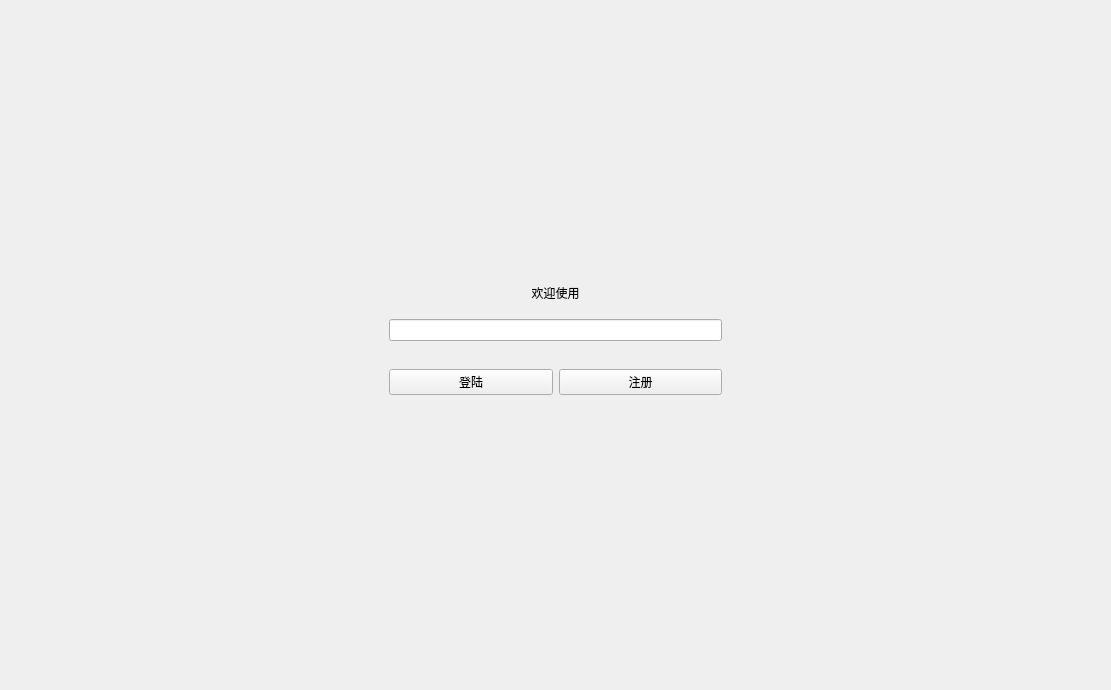
<?xml version="1.0" encoding="UTF-8"?>
<ui version="4.0">
 <class>Widget</class>
 <widget class="QWidget" name="Widget">
  <property name="enabled">
   <bool>true</bool>
  </property>
  <property name="geometry">
   <rect>
    <x>0</x>
    <y>0</y>
    <width>1097</width>
    <height>686</height>
   </rect>
  </property>
  <property name="windowTitle">
   <string>Touring Simulator</string>
  </property>
  <property name="whatsThis">
   <string>A Touring Simulation</string>
  </property>
  <layout class="QVBoxLayout" name="verticalLayout_2">
   <item>
    <widget class="QStackedWidget" name="stackedWidget">
     <property name="autoFillBackground">
      <bool>false</bool>
     </property>
     <widget class="QWidget" name="LoginPage">
      <property name="autoFillBackground">
       <bool>true</bool>
      </property>
      <layout class="QGridLayout" name="gridLayout_2">
       <item row="2" column="3">
        <widget class="QWidget" name="widget" native="true">
         <layout class="QHBoxLayout" name="horizontalLayout">
          <item>
           <widget class="QLineEdit" name="lineEdit">
            <property name="autoFillBackground">
             <bool>false</bool>
            </property>
            <property name="maxLength">
             <number>256</number>
            </property>
            <property name="clearButtonEnabled">
             <bool>false</bool>
            </property>
           </widget>
          </item>
         </layout>
        </widget>
       </item>
       <item row="3" column="3">
        <widget class="QWidget" name="widget_2" native="true">
         <layout class="QHBoxLayout" name="horizontalLayout_2">
          <item>
           <widget class="QPushButton" name="LogInButton">
            <property name="text">
             <string>登陆</string>
            </property>
           </widget>
          </item>
          <item>
           <widget class="QPushButton" name="SignUpButton">
            <property name="text">
             <string>注册</string>
            </property>
           </widget>
          </item>
         </layout>
        </widget>
       </item>
       <item row="2" column="0">
        <spacer name="horizontalSpacer">
         <property name="orientation">
          <enum>Qt::Horizontal</enum>
         </property>
         <property name="sizeHint" stdset="0">
          <size>
           <width>328</width>
           <height>20</height>
          </size>
         </property>
        </spacer>
       </item>
       <item row="2" column="4">
        <spacer name="horizontalSpacer_2">
         <property name="orientation">
          <enum>Qt::Horizontal</enum>
         </property>
         <property name="sizeHint" stdset="0">
          <size>
           <width>328</width>
           <height>20</height>
          </size>
         </property>
        </spacer>
       </item>
       <item row="3" column="0">
        <spacer name="horizontalSpacer_3">
         <property name="orientation">
          <enum>Qt::Horizontal</enum>
         </property>
         <property name="sizeHint" stdset="0">
          <size>
           <width>328</width>
           <height>20</height>
          </size>
         </property>
        </spacer>
       </item>
       <item row="3" column="4">
        <spacer name="horizontalSpacer_4">
         <property name="orientation">
          <enum>Qt::Horizontal</enum>
         </property>
         <property name="sizeHint" stdset="0">
          <size>
           <width>328</width>
           <height>20</height>
          </size>
         </property>
        </spacer>
       </item>
       <item row="4" column="3">
        <spacer name="verticalSpacer_2">
         <property name="orientation">
          <enum>Qt::Vertical</enum>
         </property>
         <property name="sizeHint" stdset="0">
          <size>
           <width>20</width>
           <height>236</height>
          </size>
         </property>
        </spacer>
       </item>
       <item row="0" column="3">
        <spacer name="verticalSpacer">
         <property name="orientation">
          <enum>Qt::Vertical</enum>
         </property>
         <property name="sizeHint" stdset="0">
          <size>
           <width>20</width>
           <height>237</height>
          </size>
         </property>
        </spacer>
       </item>
       <item row="1" column="3">
        <widget class="QLabel" name="welcom_label">
         <property name="text">
          <string>欢迎使用</string>
         </property>
         <property name="alignment">
          <set>Qt::AlignCenter</set>
         </property>
        </widget>
       </item>
      </layout>
     </widget>
     <widget class="QWidget" name="MainPage">
      <layout class="QGridLayout" name="gridLayout_3">
       <item row="0" column="1">
        <widget class="QPushButton" name="OrderPageButton">
         <property name="text">
          <string>预定行程</string>
         </property>
        </widget>
       </item>
       <item row="0" column="0">
        <spacer name="horizontalSpacer_5">
         <property name="orientation">
          <enum>Qt::Horizontal</enum>
         </property>
         <property name="sizeHint" stdset="0">
          <size>
           <width>40</width>
           <height>20</height>
          </size>
         </property>
        </spacer>
       </item>
       <item row="2" column="1">
        <widget class="QPushButton" name="QueryPathPageButton">
         <property name="text">
          <string>路线查询</string>
         </property>
        </widget>
       </item>
       <item row="1" column="1">
        <widget class="QPushButton" name="StatePageButton">
         <property name="text">
          <string>状态查询</string>
         </property>
        </widget>
       </item>
       <item row="3" column="1">
        <widget class="QPushButton" name="SimulationPageButton">
         <property name="text">
          <string>模拟旅行</string>
         </property>
        </widget>
       </item>
       <item row="1" column="0">
        <spacer name="horizontalSpacer_6">
         <property name="orientation">
          <enum>Qt::Horizontal</enum>
         </property>
         <property name="sizeHint" stdset="0">
          <size>
           <width>40</width>
           <height>20</height>
          </size>
         </property>
        </spacer>
       </item>
       <item row="2" column="0">
        <spacer name="horizontalSpacer_9">
         <property name="orientation">
          <enum>Qt::Horizontal</enum>
         </property>
         <property name="sizeHint" stdset="0">
          <size>
           <width>40</width>
           <height>20</height>
          </size>
         </property>
        </spacer>
       </item>
       <item row="0" column="2">
        <spacer name="horizontalSpacer_7">
         <property name="orientation">
          <enum>Qt::Horizontal</enum>
         </property>
         <property name="sizeHint" stdset="0">
          <size>
           <width>40</width>
           <height>20</height>
          </size>
         </property>
        </spacer>
       </item>
       <item row="2" column="2">
        <spacer name="horizontalSpacer_10">
         <property name="orientation">
          <enum>Qt::Horizontal</enum>
         </property>
         <property name="sizeHint" stdset="0">
          <size>
           <width>40</width>
           <height>20</height>
          </size>
         </property>
        </spacer>
       </item>
       <item row="3" column="2">
        <spacer name="horizontalSpacer_12">
         <property name="orientation">
          <enum>Qt::Horizontal</enum>
         </property>
         <property name="sizeHint" stdset="0">
          <size>
           <width>40</width>
           <height>20</height>
          </size>
         </property>
        </spacer>
       </item>
       <item row="1" column="2">
        <spacer name="horizontalSpacer_8">
         <property name="orientation">
          <enum>Qt::Horizontal</enum>
         </property>
         <property name="sizeHint" stdset="0">
          <size>
           <width>40</width>
           <height>20</height>
          </size>
         </property>
        </spacer>
       </item>
       <item row="3" column="0">
        <spacer name="horizontalSpacer_11">
         <property name="orientation">
          <enum>Qt::Horizontal</enum>
         </property>
         <property name="sizeHint" stdset="0">
          <size>
           <width>40</width>
           <height>20</height>
          </size>
         </property>
        </spacer>
       </item>
       <item row="4" column="1">
        <widget class="QPushButton" name="ExitButton">
         <property name="text">
          <string>退出程序</string>
         </property>
        </widget>
       </item>
      </layout>
     </widget>
     <widget class="QWidget" name="StatePage">
      <layout class="QGridLayout" name="gridLayout_5">
       <item row="4" column="0">
        <widget class="QTableWidget" name="stateTableWidget">
         <property name="sortingEnabled">
          <bool>true</bool>
         </property>
         <attribute name="verticalHeaderVisible">
          <bool>false</bool>
         </attribute>
         <column>
          <property name="text">
           <string>序号</string>
          </property>
         </column>
         <column>
          <property name="text">
           <string>始发地</string>
          </property>
         </column>
         <column>
          <property name="text">
           <string>目的地</string>
          </property>
         </column>
         <column>
          <property name="text">
           <string>方式</string>
          </property>
         </column>
         <column>
          <property name="text">
           <string>出发时间</string>
          </property>
         </column>
         <column>
          <property name="text">
           <string>结束时间</string>
          </property>
         </column>
         <column>
          <property name="text">
           <string>价格</string>
          </property>
         </column>
        </widget>
       </item>
       <item row="3" column="0">
        <layout class="QHBoxLayout" name="horizontalLayout_7" stretch="1,10">
         <item>
          <widget class="QLabel" name="state_pass_label">
           <property name="text">
            <string>途径城市:</string>
           </property>
          </widget>
         </item>
         <item>
          <widget class="QLabel" name="state_pass_content">
           <property name="text">
            <string>TextLabel</string>
           </property>
          </widget>
         </item>
        </layout>
       </item>
       <item row="1" column="0">
        <layout class="QHBoxLayout" name="horizontalLayout_5" stretch="1,10">
         <item>
          <widget class="QLabel" name="state_start_city_label">
           <property name="text">
            <string>始发地:</string>
           </property>
          </widget>
         </item>
         <item>
          <widget class="QLabel" name="state_start_city_content">
           <property name="text">
            <string>TextLabel</string>
           </property>
          </widget>
         </item>
        </layout>
       </item>
       <item row="5" column="0">
        <layout class="QHBoxLayout" name="horizontalLayout_8" stretch="1,10">
         <item>
          <widget class="QLabel" name="state_price_label">
           <property name="text">
            <string>总价格:</string>
           </property>
          </widget>
         </item>
         <item>
          <widget class="QLabel" name="state_price_content">
           <property name="text">
            <string>TextLabel</string>
           </property>
          </widget>
         </item>
        </layout>
       </item>
       <item row="6" column="0">
        <layout class="QHBoxLayout" name="horizontalLayout_9" stretch="1,10">
         <property name="leftMargin">
          <number>0</number>
         </property>
         <item>
          <widget class="QLabel" name="state_time_label">
           <property name="text">
            <string>总时间:</string>
           </property>
          </widget>
         </item>
         <item>
          <widget class="QLabel" name="state_time_content">
           <property name="text">
            <string>TextLabel</string>
           </property>
          </widget>
         </item>
        </layout>
       </item>
       <item row="0" column="0">
        <layout class="QHBoxLayout" name="horizontalLayout_3" stretch="1,10">
         <item>
          <widget class="QLabel" name="state_user_name_label">
           <property name="text">
            <string>用户名</string>
           </property>
          </widget>
         </item>
         <item>
          <widget class="QLabel" name="state_user_name_content">
           <property name="text">
            <string>TextLabel</string>
           </property>
          </widget>
         </item>
        </layout>
       </item>
       <item row="2" column="0">
        <layout class="QHBoxLayout" name="horizontalLayout_6" stretch="1,10,1,10">
         <item>
          <widget class="QLabel" name="state_target_city_label">
           <property name="text">
            <string>目的地:</string>
           </property>
          </widget>
         </item>
         <item>
          <widget class="QLabel" name="state_target_city_content">
           <property name="text">
            <string>TextLabel</string>
           </property>
          </widget>
         </item>
         <item>
          <widget class="QLabel" name="state_position_label">
           <property name="text">
            <string>当前城市:</string>
           </property>
          </widget>
         </item>
         <item>
          <widget class="QLabel" name="state_position_content">
           <property name="text">
            <string>TextLabel</string>
           </property>
          </widget>
         </item>
        </layout>
       </item>
       <item row="6" column="2">
        <widget class="QPushButton" name="StatePageToMenuButton">
         <property name="minimumSize">
          <size>
           <width>75</width>
           <height>23</height>
          </size>
         </property>
         <property name="maximumSize">
          <size>
           <width>75</width>
           <height>23</height>
          </size>
         </property>
         <property name="text">
          <string>返回主菜单</string>
         </property>
        </widget>
       </item>
      </layout>
     </widget>
     <widget class="QWidget" name="QueryPage">
      <layout class="QGridLayout" name="gridLayout_4" columnstretch="0,0">
       <property name="leftMargin">
        <number>0</number>
       </property>
       <property name="topMargin">
        <number>0</number>
       </property>
       <property name="rightMargin">
        <number>0</number>
       </property>
       <property name="bottomMargin">
        <number>0</number>
       </property>
       <property name="spacing">
        <number>5</number>
       </property>
       <item row="0" column="0">
        <layout class="QVBoxLayout" name="verticalLayout" stretch="1,10">
         <property name="spacing">
          <number>20</number>
         </property>
         <item>
          <layout class="QHBoxLayout" name="horizontalLayout_4" stretch="5,5,1">
           <property name="spacing">
            <number>50</number>
           </property>
           <item>
            <layout class="QHBoxLayout" name="horizontalOriginLayout" stretch="1,5">
             <property name="rightMargin">
              <number>0</number>
             </property>
             <item>
              <widget class="QLabel" name="origin_label">
               <property name="text">
                <string>始发地</string>
               </property>
              </widget>
             </item>
             <item>
              <widget class="QComboBox" name="origin_comboBox">
               <item>
                <property name="text">
                 <string>济南</string>
                </property>
               </item>
               <item>
                <property name="text">
                 <string>石家庄</string>
                </property>
               </item>
               <item>
                <property name="text">
                 <string>长春</string>
                </property>
               </item>
               <item>
                <property name="text">
                 <string>哈尔滨</string>
                </property>
               </item>
               <item>
                <property name="text">
                 <string>沈阳</string>
                </property>
               </item>
               <item>
                <property name="text">
                 <string>呼和浩特</string>
                </property>
               </item>
               <item>
                <property name="text">
                 <string>乌鲁木齐</string>
                </property>
               </item>
               <item>
                <property name="text">
                 <string>兰州</string>
                </property>
               </item>
               <item>
                <property name="text">
                 <string>银川</string>
                </property>
               </item>
               <item>
                <property name="text">
                 <string>太原</string>
                </property>
               </item>
               <item>
                <property name="text">
                 <string>西安</string>
                </property>
               </item>
               <item>
                <property name="text">
                 <string>郑州</string>
                </property>
               </item>
               <item>
                <property name="text">
                 <string>合肥</string>
                </property>
               </item>
               <item>
                <property name="text">
                 <string>南京</string>
                </property>
               </item>
               <item>
                <property name="text">
                 <string>杭州</string>
                </property>
               </item>
               <item>
                <property name="text">
                 <string>福州</string>
                </property>
               </item>
               <item>
                <property name="text">
                 <string>广州</string>
                </property>
               </item>
               <item>
                <property name="text">
                 <string>南昌</string>
                </property>
               </item>
               <item>
                <property name="text">
                 <string>海口</string>
                </property>
               </item>
               <item>
                <property name="text">
                 <string>南宁</string>
                </property>
               </item>
               <item>
                <property name="text">
                 <string>贵阳</string>
                </property>
               </item>
               <item>
                <property name="text">
                 <string>长沙</string>
                </property>
               </item>
               <item>
                <property name="text">
                 <string>武汉</string>
                </property>
               </item>
               <item>
                <property name="text">
                 <string>成都</string>
                </property>
               </item>
               <item>
                <property name="text">
                 <string>昆明</string>
                </property>
               </item>
               <item>
                <property name="text">
                 <string>西宁</string>
                </property>
               </item>
               <item>
                <property name="text">
                 <string>天津</string>
                </property>
               </item>
               <item>
                <property name="text">
                 <string>上海</string>
                </property>
               </item>
               <item>
                <property name="text">
                 <string>重庆</string>
                </property>
               </item>
               <item>
                <property name="text">
                 <string>北京</string>
                </property>
               </item>
               <item>
                <property name="text">
                 <string>拉萨</string>
                </property>
               </item>
              </widget>
             </item>
            </layout>
           </item>
           <item>
            <layout class="QHBoxLayout" name="horizontalTargetLayout" stretch="1,5">
             <item>
              <widget class="QLabel" name="target_label">
               <property name="text">
                <string>目的地</string>
               </property>
              </widget>
             </item>
             <item>
              <widget class="QComboBox" name="target_comboBox">
               <item>
                <property name="text">
                 <string>济南</string>
                </property>
               </item>
               <item>
                <property name="text">
                 <string>石家庄</string>
                </property>
               </item>
               <item>
                <property name="text">
                 <string>长春</string>
                </property>
               </item>
               <item>
                <property name="text">
                 <string>哈尔滨</string>
                </property>
               </item>
               <item>
                <property name="text">
                 <string>沈阳</string>
                </property>
               </item>
               <item>
                <property name="text">
                 <string>呼和浩特</string>
                </property>
               </item>
               <item>
                <property name="text">
                 <string>乌鲁木齐</string>
                </property>
               </item>
               <item>
                <property name="text">
                 <string>兰州</string>
                </property>
               </item>
               <item>
                <property name="text">
                 <string>银川</string>
                </property>
               </item>
               <item>
                <property name="text">
                 <string>太原</string>
                </property>
               </item>
               <item>
                <property name="text">
                 <string>西安</string>
                </property>
               </item>
               <item>
                <property name="text">
                 <string>郑州</string>
                </property>
               </item>
               <item>
                <property name="text">
                 <string>合肥</string>
                </property>
               </item>
               <item>
                <property name="text">
                 <string>南京</string>
                </property>
               </item>
               <item>
                <property name="text">
                 <string>杭州</string>
                </property>
               </item>
               <item>
                <property name="text">
                 <string>福州</string>
                </property>
               </item>
               <item>
                <property name="text">
                 <string>广州</string>
                </property>
               </item>
               <item>
                <property name="text">
                 <string>南昌</string>
                </property>
               </item>
               <item>
                <property name="text">
                 <string>海口</string>
                </property>
               </item>
               <item>
                <property name="text">
                 <string>南宁</string>
                </property>
               </item>
               <item>
                <property name="text">
                 <string>贵阳</string>
                </property>
               </item>
               <item>
                <property name="text">
                 <string>长沙</string>
                </property>
               </item>
               <item>
                <property name="text">
                 <string>武汉</string>
                </property>
               </item>
               <item>
                <property name="text">
                 <string>成都</string>
                </property>
               </item>
               <item>
                <property name="text">
                 <string>昆明</string>
                </property>
               </item>
               <item>
                <property name="text">
                 <string>西宁</string>
                </property>
               </item>
               <item>
                <property name="text">
                 <string>天津</string>
                </property>
               </item>
               <item>
                <property name="text">
                 <string>上海</string>
                </property>
               </item>
               <item>
                <property name="text">
                 <string>重庆</string>
                </property>
               </item>
               <item>
                <property name="text">
                 <string>北京</string>
                </property>
               </item>
               <item>
                <property name="text">
                 <string>拉萨</string>
                </property>
               </item>
              </widget>
             </item>
            </layout>
           </item>
           <item>
            <widget class="QPushButton" name="QueryPathButton">
             <property name="text">
              <string>查询</string>
             </property>
            </widget>
           </item>
          </layout>
         </item>
         <item>
          <widget class="QTableWidget" name="Path_tableWidget">
           <property name="sortingEnabled">
            <bool>true</bool>
           </property>
           <attribute name="horizontalHeaderMinimumSectionSize">
            <number>27</number>
           </attribute>
           <attribute name="verticalHeaderVisible">
            <bool>false</bool>
           </attribute>
           <column>
            <property name="text">
             <string>序号</string>
            </property>
           </column>
           <column>
            <property name="text">
             <string>始发地</string>
            </property>
           </column>
           <column>
            <property name="text">
             <string>目的地</string>
            </property>
           </column>
           <column>
            <property name="text">
             <string>交通方式</string>
            </property>
           </column>
           <column>
            <property name="text">
             <string>出发时间</string>
            </property>
           </column>
           <column>
            <property name="text">
             <string>到达时间</string>
            </property>
           </column>
           <column>
            <property name="text">
             <string>价格</string>
            </property>
           </column>
          </widget>
         </item>
        </layout>
       </item>
       <item row="1" column="1">
        <widget class="QPushButton" name="QueryPageToMenuButton">
         <property name="minimumSize">
          <size>
           <width>75</width>
           <height>23</height>
          </size>
         </property>
         <property name="maximumSize">
          <size>
           <width>75</width>
           <height>23</height>
          </size>
         </property>
         <property name="text">
          <string>返回主菜单</string>
         </property>
        </widget>
       </item>
      </layout>
     </widget>
     <widget class="QWidget" name="OrderPage">
      <layout class="QGridLayout" name="gridLayout_7" columnstretch="9,1">
       <property name="topMargin">
        <number>9</number>
       </property>
       <property name="rightMargin">
        <number>9</number>
       </property>
       <property name="bottomMargin">
        <number>9</number>
       </property>
       <property name="spacing">
        <number>9</number>
       </property>
       <item row="2" column="1">
        <widget class="QWidget" name="limit_time_widget" native="true">
         <layout class="QGridLayout" name="gridLayout">
          <item row="0" column="0" colspan="2">
           <widget class="QLabel" name="limit_time_label">
            <property name="text">
             <string>限制时间:</string>
            </property>
           </widget>
          </item>
          <item row="1" column="0">
           <widget class="QLabel" name="day_label">
            <property name="text">
             <string>天:</string>
            </property>
           </widget>
          </item>
          <item row="1" column="1">
           <widget class="QSpinBox" name="limit_day_spinbox">
            <property name="minimum">
             <number>1</number>
            </property>
           </widget>
          </item>
          <item row="2" column="0">
           <widget class="QLabel" name="hour_label">
            <property name="text">
             <string>点:</string>
            </property>
           </widget>
          </item>
          <item row="2" column="1">
           <widget class="QComboBox" name="limit_hour_comboBox">
            <item>
             <property name="text">
              <string>0</string>
             </property>
            </item>
            <item>
             <property name="text">
              <string>1</string>
             </property>
            </item>
            <item>
             <property name="text">
              <string>2</string>
             </property>
            </item>
            <item>
             <property name="text">
              <string>3</string>
             </property>
            </item>
            <item>
             <property name="text">
              <string>4</string>
             </property>
            </item>
            <item>
             <property name="text">
              <string>5</string>
             </property>
            </item>
            <item>
             <property name="text">
              <string>6</string>
             </property>
            </item>
            <item>
             <property name="text">
              <string>7</string>
             </property>
            </item>
            <item>
             <property name="text">
              <string>8</string>
             </property>
            </item>
            <item>
             <property name="text">
              <string>9</string>
             </property>
            </item>
            <item>
             <property name="text">
              <string>10</string>
             </property>
            </item>
            <item>
             <property name="text">
              <string>11</string>
             </property>
            </item>
            <item>
             <property name="text">
              <string>12</string>
             </property>
            </item>
            <item>
             <property name="text">
              <string>13</string>
             </property>
            </item>
            <item>
             <property name="text">
              <string>14</string>
             </property>
            </item>
            <item>
             <property name="text">
              <string>15</string>
             </property>
            </item>
            <item>
             <property name="text">
              <string>16</string>
             </property>
            </item>
            <item>
             <property name="text">
              <string>17</string>
             </property>
            </item>
            <item>
             <property name="text">
              <string>18</string>
             </property>
            </item>
            <item>
             <property name="text">
              <string>19</string>
             </property>
            </item>
            <item>
             <property name="text">
              <string>20</string>
             </property>
            </item>
            <item>
             <property name="text">
              <string>21</string>
             </property>
            </item>
            <item>
             <property name="text">
              <string>22</string>
             </property>
            </item>
            <item>
             <property name="text">
              <string>23</string>
             </property>
            </item>
           </widget>
          </item>
         </layout>
        </widget>
       </item>
       <item row="3" column="1">
        <widget class="QPushButton" name="OrderPathButton">
         <property name="text">
          <string>开始</string>
         </property>
        </widget>
       </item>
       <item row="4" column="1">
        <spacer name="verticalSpacer_3">
         <property name="orientation">
          <enum>Qt::Vertical</enum>
         </property>
         <property name="sizeHint" stdset="0">
          <size>
           <width>20</width>
           <height>333</height>
          </size>
         </property>
        </spacer>
       </item>
       <item row="1" column="1">
        <widget class="QWidget" name="init_time_widget" native="true">
         <layout class="QGridLayout" name="gridLayout_6">
          <item row="0" column="0">
           <widget class="QLabel" name="init_time_label">
            <property name="text">
             <string>起始时间:</string>
            </property>
           </widget>
          </item>
          <item row="1" column="0">
           <widget class="QLabel" name="hour_label_2">
            <property name="text">
             <string>点:</string>
            </property>
           </widget>
          </item>
          <item row="1" column="1">
           <widget class="QComboBox" name="init_time_comboBox">
            <item>
             <property name="text">
              <string>0</string>
             </property>
            </item>
            <item>
             <property name="text">
              <string>1</string>
             </property>
            </item>
            <item>
             <property name="text">
              <string>2</string>
             </property>
            </item>
            <item>
             <property name="text">
              <string>3</string>
             </property>
            </item>
            <item>
             <property name="text">
              <string>4</string>
             </property>
            </item>
            <item>
             <property name="text">
              <string>5</string>
             </property>
            </item>
            <item>
             <property name="text">
              <string>6</string>
             </property>
            </item>
            <item>
             <property name="text">
              <string>7</string>
             </property>
            </item>
            <item>
             <property name="text">
              <string>8</string>
             </property>
            </item>
            <item>
             <property name="text">
              <string>9</string>
             </property>
            </item>
            <item>
             <property name="text">
              <string>10</string>
             </property>
            </item>
            <item>
             <property name="text">
              <string>11</string>
             </property>
            </item>
            <item>
             <property name="text">
              <string>12</string>
             </property>
            </item>
            <item>
             <property name="text">
              <string>13</string>
             </property>
            </item>
            <item>
             <property name="text">
              <string>14</string>
             </property>
            </item>
            <item>
             <property name="text">
              <string>15</string>
             </property>
            </item>
            <item>
             <property name="text">
              <string>16</string>
             </property>
            </item>
            <item>
             <property name="text">
              <string>17</string>
             </property>
            </item>
            <item>
             <property name="text">
              <string>18</string>
             </property>
            </item>
            <item>
             <property name="text">
              <string>19</string>
             </property>
            </item>
            <item>
             <property name="text">
              <string>20</string>
             </property>
            </item>
            <item>
             <property name="text">
              <string>21</string>
             </property>
            </item>
            <item>
             <property name="text">
              <string>22</string>
             </property>
            </item>
            <item>
             <property name="text">
              <string>23</string>
             </property>
            </item>
           </widget>
          </item>
         </layout>
        </widget>
       </item>
       <item row="0" column="0" rowspan="6">
        <widget class="MyLabel" name="MapLabel">
         <property name="sizePolicy">
          <sizepolicy hsizetype="Preferred" vsizetype="Preferred">
           <horstretch>0</horstretch>
           <verstretch>0</verstretch>
          </sizepolicy>
         </property>
         <property name="minimumSize">
          <size>
           <width>900</width>
           <height>650</height>
          </size>
         </property>
         <property name="maximumSize">
          <size>
           <width>1920</width>
           <height>1080</height>
          </size>
         </property>
         <property name="autoFillBackground">
          <bool>true</bool>
         </property>
         <property name="text">
          <string/>
         </property>
         <property name="textFormat">
          <enum>Qt::AutoText</enum>
         </property>
         <property name="pixmap">
          <pixmap resource="../material/material.qrc">:/image/map.png</pixmap>
         </property>
         <property name="scaledContents">
          <bool>true</bool>
         </property>
         <property name="alignment">
          <set>Qt::AlignLeading|Qt::AlignLeft|Qt::AlignVCenter</set>
         </property>
        </widget>
       </item>
       <item row="5" column="1">
        <widget class="QPushButton" name="OrderPageToMenuButton">
         <property name="text">
          <string>返回主菜单</string>
         </property>
        </widget>
       </item>
       <item row="0" column="1">
        <widget class="QWidget" name="strategy_widget" native="true">
         <layout class="QVBoxLayout" name="verticalLayout_3">
          <item>
           <widget class="QLabel" name="strategy_label">
            <property name="text">
             <string>策略:</string>
            </property>
           </widget>
          </item>
          <item>
           <widget class="QComboBox" name="strategy_comboBox">
            <item>
             <property name="text">
              <string>最少金钱</string>
             </property>
            </item>
            <item>
             <property name="text">
              <string>最少时间</string>
             </property>
            </item>
            <item>
             <property name="text">
              <string>限制时间内最少金钱</string>
             </property>
            </item>
           </widget>
          </item>
         </layout>
        </widget>
       </item>
      </layout>
     </widget>
    </widget>
   </item>
  </layout>
 </widget>
 <layoutdefault spacing="6" margin="11"/>
 <customwidgets>
  <customwidget>
   <class>MyLabel</class>
   <extends>QLabel</extends>
   <header location="global">mylabel.h</header>
  </customwidget>
 </customwidgets>
 <resources>
  <include location="../material/material.qrc"/>
 </resources>
 <connections>
  <connection>
   <sender>ExitButton</sender>
   <signal>released()</signal>
   <receiver>Widget</receiver>
   <slot>close()</slot>
   <hints>
    <hint type="sourcelabel">
     <x>93</x>
     <y>33</y>
    </hint>
    <hint type="destinationlabel">
     <x>620</x>
     <y>859</y>
    </hint>
   </hints>
  </connection>
 </connections>
</ui>
